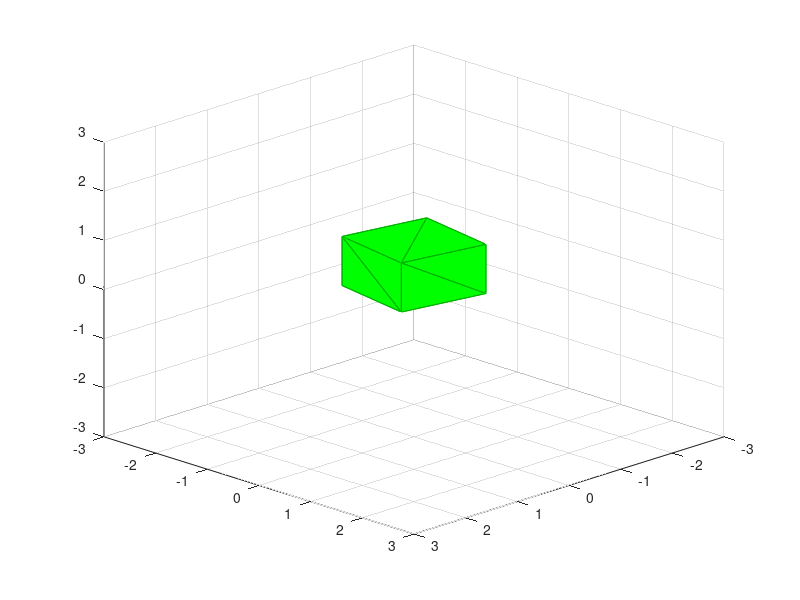

Write the MATLAB code that produced this figure.
clc; clear; close all;
n = 4; % Numero de puntos que se desea en la figura 
a = 3; % dimensiones del eje del sistema
t = 0:2*pi/n:2*pi; %parametro t que genera un n?mero de n+1 puntos
x = cos(t); %coordenas de x
y = sin(t); %coordenas de y
z = ones(1,length(t));
z1 = 0*ones(1,length(t));

v = [x x; y y;z z1];
% plot3(v(1,:),v(2,:),v(3,:))
grid on
axis([-a a -a a -a a]); % aqui se genera el dimensionamiento de los ejes del sistema
view([135, 25]); % angulo de la vista 

for i = 1:n % construcion de caras laterales
    caras(i,:) = [i i+1 i+n+2];
    caras(n+i,:) = [i n+i+1 i+n+2];
end
for i = 1:n-2 % construcci?n de 
    caras(i+2*n,:) = [1 i+1 i+2];
    caras(i+3*n-2,:) = [n+2 n+i+2 n+i+3];
end
g = patch('faces',caras,'vertices',v', 'facecolor',[0 1 0], 'edgecolor',[0 0.7 0]);
theta = pi*35/180;
pause(3);
rotz = [cos(theta) -sin(theta) 0;
    sin(theta) cos(theta) 0;
    0 0 1];
v1 = rotz*v;
drawnow
set(g,'vertices',v1')

